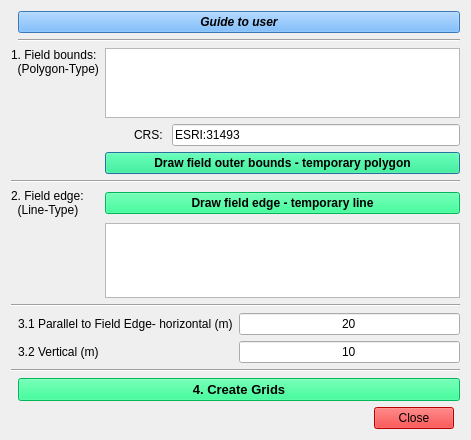
<?xml version="1.0" encoding="UTF-8"?>
<ui version="4.0">
 <class>CreateGridsAngleDialogBase</class>
 <widget class="QDialog" name="CreateGridsAngleDialogBase">
  <property name="geometry">
   <rect>
    <x>0</x>
    <y>0</y>
    <width>465</width>
    <height>440</height>
   </rect>
  </property>
  <property name="font">
   <font>
    <family>Arial</family>
   </font>
  </property>
  <property name="windowTitle">
   <string>Create Grids Angle</string>
  </property>
  <layout class="QGridLayout" name="gridLayout">
   <item row="7" column="0" colspan="6">
    <widget class="Line" name="line">
     <property name="orientation">
      <enum>Qt::Horizontal</enum>
     </property>
    </widget>
   </item>
   <item row="2" column="0" colspan="2">
    <widget class="QLabel" name="label">
     <property name="font">
      <font>
       <family>Arial</family>
       <pointsize>9</pointsize>
      </font>
     </property>
     <property name="text">
      <string>1. Field bounds:
  (Polygon-Type)</string>
     </property>
    </widget>
   </item>
   <item row="9" column="2" colspan="4">
    <widget class="QListWidget" name="listWidget_2"/>
   </item>
   <item row="6" column="2" colspan="4">
    <widget class="QPushButton" name="pushButton_5">
     <property name="font">
      <font>
       <family>Arial</family>
       <pointsize>9</pointsize>
       <weight>75</weight>
       <bold>true</bold>
      </font>
     </property>
     <property name="styleSheet">
      <string notr="true">background-color: rgb(0, 255, 127);</string>
     </property>
     <property name="text">
      <string>Draw field outer bounds - temporary polygon</string>
     </property>
    </widget>
   </item>
   <item row="5" column="3" colspan="3">
    <widget class="QLineEdit" name="lineEdit_3">
     <property name="font">
      <font>
       <family>Arial</family>
       <pointsize>9</pointsize>
      </font>
     </property>
     <property name="text">
      <string>ESRI:31493</string>
     </property>
    </widget>
   </item>
   <item row="12" column="4" colspan="2">
    <widget class="QLineEdit" name="lineEdit">
     <property name="font">
      <font>
       <family>Arial</family>
       <pointsize>9</pointsize>
      </font>
     </property>
     <property name="text">
      <string>20</string>
     </property>
     <property name="alignment">
      <set>Qt::AlignCenter</set>
     </property>
    </widget>
   </item>
   <item row="13" column="4" colspan="2">
    <widget class="QLineEdit" name="lineEdit_2">
     <property name="font">
      <font>
       <family>Arial</family>
       <pointsize>9</pointsize>
      </font>
     </property>
     <property name="text">
      <string>10</string>
     </property>
     <property name="alignment">
      <set>Qt::AlignCenter</set>
     </property>
    </widget>
   </item>
   <item row="0" column="1" colspan="5">
    <widget class="QPushButton" name="pushButton_7">
     <property name="font">
      <font>
       <family>Arial</family>
       <pointsize>9</pointsize>
       <weight>75</weight>
       <italic>true</italic>
       <bold>true</bold>
      </font>
     </property>
     <property name="styleSheet">
      <string notr="true">background-color: rgb(85, 170, 255);</string>
     </property>
     <property name="text">
      <string>Guide to user</string>
     </property>
    </widget>
   </item>
   <item row="1" column="1" colspan="5">
    <widget class="Line" name="line_4">
     <property name="orientation">
      <enum>Qt::Horizontal</enum>
     </property>
    </widget>
   </item>
   <item row="14" column="0" colspan="6">
    <widget class="Line" name="line_5">
     <property name="orientation">
      <enum>Qt::Horizontal</enum>
     </property>
    </widget>
   </item>
   <item row="2" column="2" rowspan="3" colspan="4">
    <widget class="QListWidget" name="listWidget"/>
   </item>
   <item row="12" column="1" colspan="3">
    <widget class="QLabel" name="label_3">
     <property name="font">
      <font>
       <family>Arial</family>
       <pointsize>9</pointsize>
      </font>
     </property>
     <property name="text">
      <string>3.1 Parallel to Field Edge- horizontal (m)</string>
     </property>
    </widget>
   </item>
   <item row="11" column="0" colspan="6">
    <widget class="Line" name="line_2">
     <property name="orientation">
      <enum>Qt::Horizontal</enum>
     </property>
    </widget>
   </item>
   <item row="5" column="2">
    <widget class="QLabel" name="label_5">
     <property name="font">
      <font>
       <family>Arial</family>
       <pointsize>9</pointsize>
      </font>
     </property>
     <property name="text">
      <string>CRS: </string>
     </property>
     <property name="alignment">
      <set>Qt::AlignRight|Qt::AlignTrailing|Qt::AlignVCenter</set>
     </property>
    </widget>
   </item>
   <item row="8" column="2" colspan="4">
    <widget class="QPushButton" name="pushButton_4">
     <property name="font">
      <font>
       <family>Arial</family>
       <pointsize>9</pointsize>
       <weight>75</weight>
       <bold>true</bold>
      </font>
     </property>
     <property name="styleSheet">
      <string notr="true">background-color: rgb(0, 255, 127);</string>
     </property>
     <property name="text">
      <string>Draw field edge - temporary line</string>
     </property>
    </widget>
   </item>
   <item row="13" column="1">
    <widget class="QLabel" name="label_4">
     <property name="font">
      <font>
       <family>Arial</family>
       <pointsize>9</pointsize>
      </font>
     </property>
     <property name="text">
      <string>3.2 Vertical (m)</string>
     </property>
    </widget>
   </item>
   <item row="8" column="0" colspan="2">
    <widget class="QLabel" name="label_2">
     <property name="font">
      <font>
       <family>Arial</family>
       <pointsize>9</pointsize>
      </font>
     </property>
     <property name="text">
      <string>2. Field edge:
  (Line-Type)</string>
     </property>
    </widget>
   </item>
   <item row="15" column="1" colspan="5">
    <widget class="QPushButton" name="pushButton_6">
     <property name="font">
      <font>
       <family>Arial</family>
       <pointsize>10</pointsize>
       <weight>75</weight>
       <bold>true</bold>
      </font>
     </property>
     <property name="styleSheet">
      <string notr="true">background-color: rgb(0, 255, 127);</string>
     </property>
     <property name="text">
      <string>4. Create Grids</string>
     </property>
    </widget>
   </item>
   <item row="16" column="4">
    <widget class="QDialogButtonBox" name="button_box">
     <property name="font">
      <font>
       <pointsize>9</pointsize>
       <weight>50</weight>
       <italic>false</italic>
       <bold>false</bold>
      </font>
     </property>
     <property name="styleSheet">
      <string notr="true">background-color: rgb(255, 0, 0);</string>
     </property>
     <property name="orientation">
      <enum>Qt::Horizontal</enum>
     </property>
     <property name="standardButtons">
      <set>QDialogButtonBox::Close</set>
     </property>
    </widget>
   </item>
  </layout>
 </widget>
 <resources/>
 <connections>
  <connection>
   <sender>button_box</sender>
   <signal>accepted()</signal>
   <receiver>CreateGridsAngleDialogBase</receiver>
   <slot>accept()</slot>
   <hints>
    <hint type="sourcelabel">
     <x>20</x>
     <y>20</y>
    </hint>
    <hint type="destinationlabel">
     <x>20</x>
     <y>20</y>
    </hint>
   </hints>
  </connection>
  <connection>
   <sender>button_box</sender>
   <signal>rejected()</signal>
   <receiver>CreateGridsAngleDialogBase</receiver>
   <slot>reject()</slot>
   <hints>
    <hint type="sourcelabel">
     <x>20</x>
     <y>20</y>
    </hint>
    <hint type="destinationlabel">
     <x>20</x>
     <y>20</y>
    </hint>
   </hints>
  </connection>
 </connections>
</ui>
